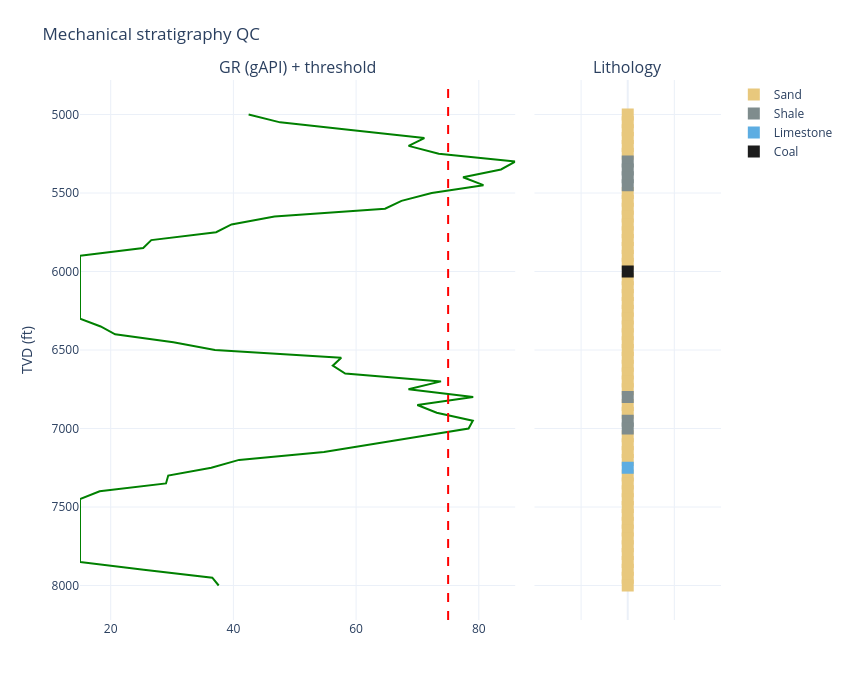
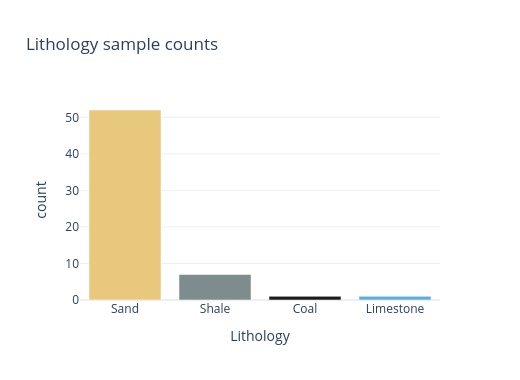

Notebook source saved alongside these figures, in order:
### Code cell
# QC — lithology from GR (threshold = 75 gAPI)
GR_THRESHOLD = 75.0
fig = make_subplots(rows=1, cols=2, shared_yaxes=True, horizontal_spacing=0.03,
                    column_widths=[0.7, 0.3],
                    subplot_titles=("GR (gAPI) + threshold", "Lithology"))

fig.add_trace(go.Scatter(x=df["GR"], y=df["TVD"], mode="lines",
                         line=dict(color="green"), name="GR", showlegend=False),
              row=1, col=1)
fig.add_vline(x=GR_THRESHOLD, line=dict(color="red", dash="dash"), row=1, col=1)

# lithology as coloured markers per depth sample
for code, name in LITH_NAMES.items():
    m = df["LITH"] == code
    if m.any():
        fig.add_trace(go.Scatter(x=[0] * int(m.sum()), y=df.loc[m, "TVD"],
                                 mode="markers",
                                 marker=dict(color=LITH_COLORS[code], size=12,
                                             symbol="square"),
                                 name=name), row=1, col=2)

fig.update_yaxes(autorange="reversed", title_text="TVD (ft)", row=1, col=1)
fig.update_xaxes(showticklabels=False, range=[-1, 1], row=1, col=2)
fig.update_layout(height=700, width=850, template="plotly_white",
                  title="Mechanical stratigraphy QC", margin=dict(t=80))
fig.show()

# lithology sample counts
counts = df["LITH_NAME"].value_counts()
figc = go.Figure(go.Bar(x=counts.index, y=counts.values,
                        marker_color=[LITH_COLORS[{v: k for k, v in LITH_NAMES.items()}[n]]
                                      for n in counts.index]))
figc.update_layout(height=380, width=520, template="plotly_white",
                   title="Lithology sample counts",
                   xaxis_title="Lithology", yaxis_title="count")
figc.show()

### Figure 1 — Plotly figure (JSON) as saved in the notebook; plotly's stock layout.template omitted (floating-point values rounded to 4 significant figures)
{"data": [{"line": {"color": "green"}, "mode": "lines", "name": "GR", "showlegend": false, "type": "scatter", "x": [42.48, 47.63, 59.51, 71.13, 68.56, 73.47, 85.94, 83.62, 77.43, 80.76, 72.32, 67.4, 64.72, 46.7, 39.69, 37.19, 26.62, 25.3, 15.0, 15.0, 15.0, 15.0, 15.0, 15.0, 15.0, 15.0, 15.0, 18.37, 20.73, 30.23, 36.99, 57.58, 56.2, 58.22, 73.84, 68.54, 79.09, 69.98, 73.14, 79.03, 78.33, 70.58, 62.93, 54.76, 40.92, 36.4, 29.38, 29.02, 18.21, 15.0, 15.0, 15.0, 15.0, 15.0, 15.0, 15.0, 15.0, 15.0, 25.39, 36.56, 37.6], "xaxis": "x", "y": [5000.0, 5050.0, 5100.0, 5150.0, 5200.0, 5250.0, 5300.0, 5350.0, 5400.0, 5450.0, 5500.0, 5550.0, 5600.0, 5650.0, 5700.0, 5750.0, 5800.0, 5850.0, 5900.0, 5950.0, 6000.0, 6050.0, 6100.0, 6150.0, 6200.0, 6250.0, 6300.0, 6350.0, 6400.0, 6450.0, 6500.0, 6550.0, 6600.0, 6650.0, 6700.0, 6750.0, 6800.0, 6850.0, 6900.0, 6950.0, 7000.0, 7050.0, 7100.0, 7150.0, 7200.0, 7250.0, 7300.0, 7350.0, 7400.0, 7450.0, 7500.0, 7550.0, 7600.0, 7650.0, 7700.0, 7750.0, 7800.0, 7850.0, 7900.0, 7950.0, 8000.0], "yaxis": "y"}, {"marker": {"color": "#E8C87D", "size": 12, "symbol": "square"}, "mode": "markers", "name": "Sand", "type": "scatter", "x": [0, 0, 0, 0, 0, 0, 0, 0, 0, 0, 0, 0, 0, 0, 0, 0, 0, 0, 0, 0, 0, 0, 0, 0, 0, 0, 0, 0, 0, 0, 0, 0, 0, 0, 0, 0, 0, 0, 0, 0, 0, 0, 0, 0, 0, 0, 0, 0, 0, 0, 0, 0], "xaxis": "x2", "y": [5000.0, 5050.0, 5100.0, 5150.0, 5200.0, 5250.0, 5500.0, 5550.0, 5600.0, 5650.0, 5700.0, 5750.0, 5800.0, 5850.0, 5900.0, 5950.0, 6050.0, 6100.0, 6150.0, 6200.0, 6250.0, 6300.0, 6350.0, 6400.0, 6450.0, 6500.0, 6550.0, 6600.0, 6650.0, 6700.0, 6750.0, 6850.0, 6900.0, 7050.0, 7100.0, 7150.0, 7200.0, 7300.0, 7350.0, 7400.0, 7450.0, 7500.0, 7550.0, 7600.0, 7650.0, 7700.0, 7750.0, 7800.0, 7850.0, 7900.0, 7950.0, 8000.0], "yaxis": "y2"}, {"marker": {"color": "#7F8C8D", "size": 12, "symbol": "square"}, "mode": "markers", "name": "Shale", "type": "scatter", "x": [0, 0, 0, 0, 0, 0, 0], "xaxis": "x2", "y": [5300.0, 5350.0, 5400.0, 5450.0, 6800.0, 6950.0, 7000.0], "yaxis": "y2"}, {"marker": {"color": "#5DADE2", "size": 12, "symbol": "square"}, "mode": "markers", "name": "Limestone", "type": "scatter", "x": [0], "xaxis": "x2", "y": [7250.0], "yaxis": "y2"}, {"marker": {"color": "#1C1C1C", "size": 12, "symbol": "square"}, "mode": "markers", "name": "Coal", "type": "scatter", "x": [0], "xaxis": "x2", "y": [6000.0], "yaxis": "y2"}], "layout": {"annotations": [{"font": {"size": 16}, "showarrow": false, "text": "GR (gAPI) + threshold", "x": 0.3395, "xanchor": "center", "xref": "paper", "y": 1.0, "yanchor": "bottom", "yref": "paper"}, {"font": {"size": 16}, "showarrow": false, "text": "Lithology", "x": 0.8545, "xanchor": "center", "xref": "paper", "y": 1.0, "yanchor": "bottom", "yref": "paper"}], "height": 700, "margin": {"t": 80}, "shapes": [{"line": {"color": "red", "dash": "dash"}, "type": "line", "x0": 75.0, "x1": 75.0, "xref": "x", "y0": 0, "y1": 1, "yref": "y domain"}], "title": {"text": "Mechanical stratigraphy QC"}, "width": 850, "xaxis": {"anchor": "y", "domain": [0.0, 0.679]}, "xaxis2": {"anchor": "y2", "domain": [0.709, 1.0], "range": [-1, 1], "showticklabels": false}, "yaxis": {"anchor": "x", "autorange": "reversed", "domain": [0.0, 1.0], "title": {"text": "TVD (ft)"}}, "yaxis2": {"anchor": "x2", "domain": [0.0, 1.0], "matches": "y", "showticklabels": false}}}

### Figure 2 — Plotly figure (JSON) as saved in the notebook; plotly's stock layout.template omitted (floating-point values rounded to 4 significant figures)
{"data": [{"marker": {"color": ["#E8C87D", "#7F8C8D", "#1C1C1C", "#5DADE2"]}, "type": "bar", "x": ["Sand", "Shale", "Coal", "Limestone"], "y": [52, 7, 1, 1]}], "layout": {"height": 380, "title": {"text": "Lithology sample counts"}, "width": 520, "xaxis": {"title": {"text": "Lithology"}}, "yaxis": {"title": {"text": "count"}}}}
